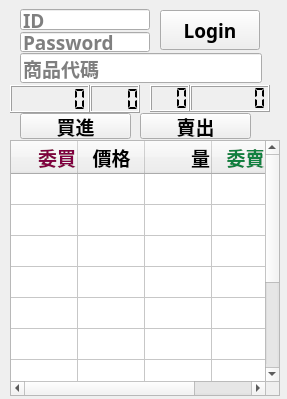
<?xml version="1.0" encoding="UTF-8"?>
<ui version="4.0">
 <class>Form</class>
 <widget class="QWidget" name="Form">
  <property name="geometry">
   <rect>
    <x>0</x>
    <y>0</y>
    <width>287</width>
    <height>399</height>
   </rect>
  </property>
  <property name="minimumSize">
   <size>
    <width>287</width>
    <height>399</height>
   </size>
  </property>
  <property name="maximumSize">
   <size>
    <width>287</width>
    <height>399</height>
   </size>
  </property>
  <property name="font">
   <font>
    <family>Lantinghei TC</family>
    <pointsize>14</pointsize>
    <weight>75</weight>
    <bold>true</bold>
   </font>
  </property>
  <property name="windowTitle">
   <string>Form</string>
  </property>
  <widget class="QPushButton" name="ask_button">
   <property name="geometry">
    <rect>
     <x>140</x>
     <y>113</y>
     <width>111</width>
     <height>26</height>
    </rect>
   </property>
   <property name="text">
    <string>賣出</string>
   </property>
  </widget>
  <widget class="QLCDNumber" name="curr_price">
   <property name="geometry">
    <rect>
     <x>10</x>
     <y>85</y>
     <width>80</width>
     <height>28</height>
    </rect>
   </property>
   <property name="font">
    <font>
     <pointsize>18</pointsize>
     <kerning>true</kerning>
    </font>
   </property>
   <property name="smallDecimalPoint">
    <bool>false</bool>
   </property>
   <property name="digitCount">
    <number>6</number>
   </property>
   <property name="segmentStyle">
    <enum>QLCDNumber::Flat</enum>
   </property>
   <property name="value" stdset="0">
    <double>0.000000000000000</double>
   </property>
   <property name="intValue" stdset="0">
    <number>0</number>
   </property>
  </widget>
  <widget class="QLCDNumber" name="diff_price">
   <property name="geometry">
    <rect>
     <x>90</x>
     <y>85</y>
     <width>50</width>
     <height>28</height>
    </rect>
   </property>
   <property name="font">
    <font>
     <pointsize>18</pointsize>
    </font>
   </property>
   <property name="smallDecimalPoint">
    <bool>false</bool>
   </property>
   <property name="digitCount">
    <number>4</number>
   </property>
   <property name="segmentStyle">
    <enum>QLCDNumber::Flat</enum>
   </property>
   <property name="intValue" stdset="0">
    <number>0</number>
   </property>
  </widget>
  <widget class="QPushButton" name="login_button">
   <property name="geometry">
    <rect>
     <x>160</x>
     <y>10</y>
     <width>100</width>
     <height>40</height>
    </rect>
   </property>
   <property name="text">
    <string>Login</string>
   </property>
   <property name="flat">
    <bool>false</bool>
   </property>
  </widget>
  <widget class="QLCDNumber" name="tick_vol">
   <property name="geometry">
    <rect>
     <x>150</x>
     <y>85</y>
     <width>40</width>
     <height>27</height>
    </rect>
   </property>
   <property name="font">
    <font>
     <pointsize>18</pointsize>
     <kerning>true</kerning>
    </font>
   </property>
   <property name="smallDecimalPoint">
    <bool>false</bool>
   </property>
   <property name="digitCount">
    <number>3</number>
   </property>
   <property name="segmentStyle">
    <enum>QLCDNumber::Flat</enum>
   </property>
   <property name="intValue" stdset="0">
    <number>0</number>
   </property>
  </widget>
  <widget class="QPushButton" name="bid_button">
   <property name="geometry">
    <rect>
     <x>20</x>
     <y>113</y>
     <width>111</width>
     <height>26</height>
    </rect>
   </property>
   <property name="text">
    <string>買進</string>
   </property>
  </widget>
  <widget class="QLCDNumber" name="total_vol">
   <property name="geometry">
    <rect>
     <x>190</x>
     <y>85</y>
     <width>80</width>
     <height>27</height>
    </rect>
   </property>
   <property name="font">
    <font>
     <pointsize>18</pointsize>
     <kerning>true</kerning>
    </font>
   </property>
   <property name="smallDecimalPoint">
    <bool>false</bool>
   </property>
   <property name="digitCount">
    <number>6</number>
   </property>
   <property name="segmentStyle">
    <enum>QLCDNumber::Flat</enum>
   </property>
   <property name="intValue" stdset="0">
    <number>0</number>
   </property>
  </widget>
  <widget class="QLineEdit" name="id_edit">
   <property name="geometry">
    <rect>
     <x>20</x>
     <y>9</y>
     <width>130</width>
     <height>21</height>
    </rect>
   </property>
   <property name="maxLength">
    <number>10</number>
   </property>
   <property name="placeholderText">
    <string>ID</string>
   </property>
   <property name="clearButtonEnabled">
    <bool>false</bool>
   </property>
  </widget>
  <widget class="QLineEdit" name="password_edit">
   <property name="geometry">
    <rect>
     <x>20</x>
     <y>32</y>
     <width>130</width>
     <height>20</height>
    </rect>
   </property>
   <property name="inputMask">
    <string/>
   </property>
   <property name="maxLength">
    <number>20</number>
   </property>
   <property name="frame">
    <bool>true</bool>
   </property>
   <property name="echoMode">
    <enum>QLineEdit::Password</enum>
   </property>
   <property name="placeholderText">
    <string>Password</string>
   </property>
  </widget>
  <widget class="QTableWidget" name="bidask_grid">
   <property name="geometry">
    <rect>
     <x>10</x>
     <y>140</y>
     <width>270</width>
     <height>256</height>
    </rect>
   </property>
   <property name="minimumSize">
    <size>
     <width>270</width>
     <height>241</height>
    </size>
   </property>
   <property name="lineWidth">
    <number>1</number>
   </property>
   <property name="editTriggers">
    <set>QAbstractItemView::NoEditTriggers</set>
   </property>
   <property name="tabKeyNavigation">
    <bool>false</bool>
   </property>
   <property name="textElideMode">
    <enum>Qt::ElideNone</enum>
   </property>
   <property name="showGrid">
    <bool>true</bool>
   </property>
   <property name="gridStyle">
    <enum>Qt::CustomDashLine</enum>
   </property>
   <property name="wordWrap">
    <bool>false</bool>
   </property>
   <property name="cornerButtonEnabled">
    <bool>false</bool>
   </property>
   <property name="rowCount">
    <number>10</number>
   </property>
   <property name="columnCount">
    <number>4</number>
   </property>
   <attribute name="horizontalHeaderVisible">
    <bool>true</bool>
   </attribute>
   <attribute name="horizontalHeaderDefaultSectionSize">
    <number>67</number>
   </attribute>
   <attribute name="horizontalHeaderHighlightSections">
    <bool>true</bool>
   </attribute>
   <attribute name="horizontalHeaderStretchLastSection">
    <bool>true</bool>
   </attribute>
   <attribute name="verticalHeaderVisible">
    <bool>false</bool>
   </attribute>
   <attribute name="verticalHeaderDefaultSectionSize">
    <number>23</number>
   </attribute>
   <row/>
   <row/>
   <row/>
   <row/>
   <row/>
   <row/>
   <row/>
   <row/>
   <row/>
   <row/>
   <column>
    <property name="text">
     <string>委買</string>
    </property>
    <property name="textAlignment">
     <set>AlignTrailing|AlignVCenter</set>
    </property>
    <property name="foreground">
     <brush brushstyle="SolidPattern">
      <color alpha="255">
       <red>128</red>
       <green>0</green>
       <blue>64</blue>
      </color>
     </brush>
    </property>
   </column>
   <column>
    <property name="text">
     <string>價格</string>
    </property>
    <property name="textAlignment">
     <set>AlignCenter</set>
    </property>
   </column>
   <column>
    <property name="text">
     <string>量</string>
    </property>
    <property name="textAlignment">
     <set>AlignTrailing|AlignVCenter</set>
    </property>
   </column>
   <column>
    <property name="text">
     <string>委賣</string>
    </property>
    <property name="foreground">
     <brush brushstyle="SolidPattern">
      <color alpha="255">
       <red>16</red>
       <green>128</green>
       <blue>64</blue>
      </color>
     </brush>
    </property>
   </column>
   <item row="0" column="0">
    <property name="text">
     <string/>
    </property>
   </item>
   <item row="0" column="1">
    <property name="textAlignment">
     <set>AlignCenter</set>
    </property>
   </item>
   <item row="1" column="1">
    <property name="textAlignment">
     <set>AlignCenter</set>
    </property>
   </item>
  </widget>
  <widget class="QLineEdit" name="code_edit">
   <property name="geometry">
    <rect>
     <x>20</x>
     <y>53</y>
     <width>242</width>
     <height>30</height>
    </rect>
   </property>
   <property name="placeholderText">
    <string>商品代碼</string>
   </property>
  </widget>
 </widget>
 <resources/>
 <connections/>
</ui>
